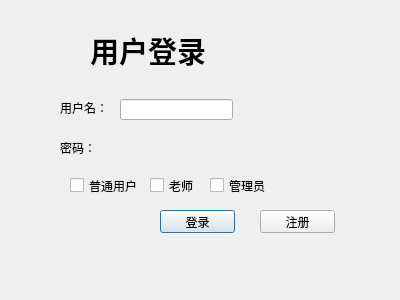
<?xml version="1.0" encoding="UTF-8"?>
<ui version="4.0">
 <class>login</class>
 <widget class="QDialog" name="login">
  <property name="geometry">
   <rect>
    <x>0</x>
    <y>0</y>
    <width>400</width>
    <height>300</height>
   </rect>
  </property>
  <property name="windowTitle">
   <string>Dialog</string>
  </property>
  <widget class="QLabel" name="label">
   <property name="geometry">
    <rect>
     <x>60</x>
     <y>100</y>
     <width>54</width>
     <height>16</height>
    </rect>
   </property>
   <property name="text">
    <string>用户名：</string>
   </property>
  </widget>
  <widget class="QLabel" name="label_2">
   <property name="geometry">
    <rect>
     <x>60</x>
     <y>140</y>
     <width>54</width>
     <height>16</height>
    </rect>
   </property>
   <property name="text">
    <string>密码：</string>
   </property>
  </widget>
  <widget class="QLineEdit" name="lineEdit">
   <property name="geometry">
    <rect>
     <x>120</x>
     <y>99</y>
     <width>113</width>
     <height>21</height>
    </rect>
   </property>
  </widget>
  <widget class="QPushButton" name="btn1">
   <property name="geometry">
    <rect>
     <x>160</x>
     <y>210</y>
     <width>75</width>
     <height>23</height>
    </rect>
   </property>
   <property name="text">
    <string>登录</string>
   </property>
  </widget>
  <widget class="QPushButton" name="btn2">
   <property name="geometry">
    <rect>
     <x>260</x>
     <y>210</y>
     <width>75</width>
     <height>23</height>
    </rect>
   </property>
   <property name="text">
    <string>注册</string>
   </property>
  </widget>
  <widget class="QLabel" name="label_3">
   <property name="geometry">
    <rect>
     <x>90</x>
     <y>30</y>
     <width>131</width>
     <height>41</height>
    </rect>
   </property>
   <property name="font">
    <font>
     <family>Aharoni</family>
     <pointsize>22</pointsize>
     <weight>75</weight>
     <bold>true</bold>
    </font>
   </property>
   <property name="text">
    <string>用户登录</string>
   </property>
  </widget>
  <widget class="QCheckBox" name="checkBox">
   <property name="geometry">
    <rect>
     <x>70</x>
     <y>170</y>
     <width>71</width>
     <height>31</height>
    </rect>
   </property>
   <property name="text">
    <string>普通用户</string>
   </property>
  </widget>
  <widget class="QCheckBox" name="checkBox_2">
   <property name="geometry">
    <rect>
     <x>150</x>
     <y>175</y>
     <width>71</width>
     <height>21</height>
    </rect>
   </property>
   <property name="text">
    <string>老师</string>
   </property>
  </widget>
  <widget class="QCheckBox" name="checkBox_3">
   <property name="geometry">
    <rect>
     <x>210</x>
     <y>175</y>
     <width>71</width>
     <height>21</height>
    </rect>
   </property>
   <property name="text">
    <string>管理员</string>
   </property>
  </widget>
 </widget>
 <resources/>
 <connections/>
</ui>
